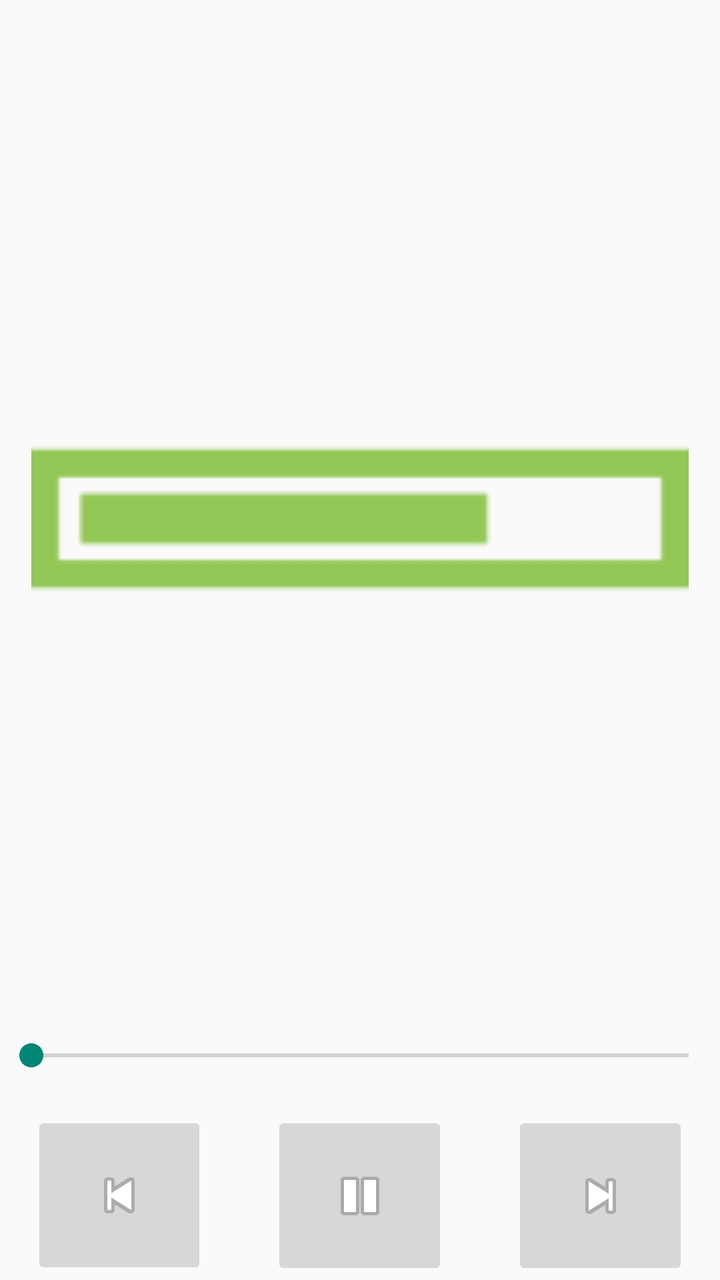
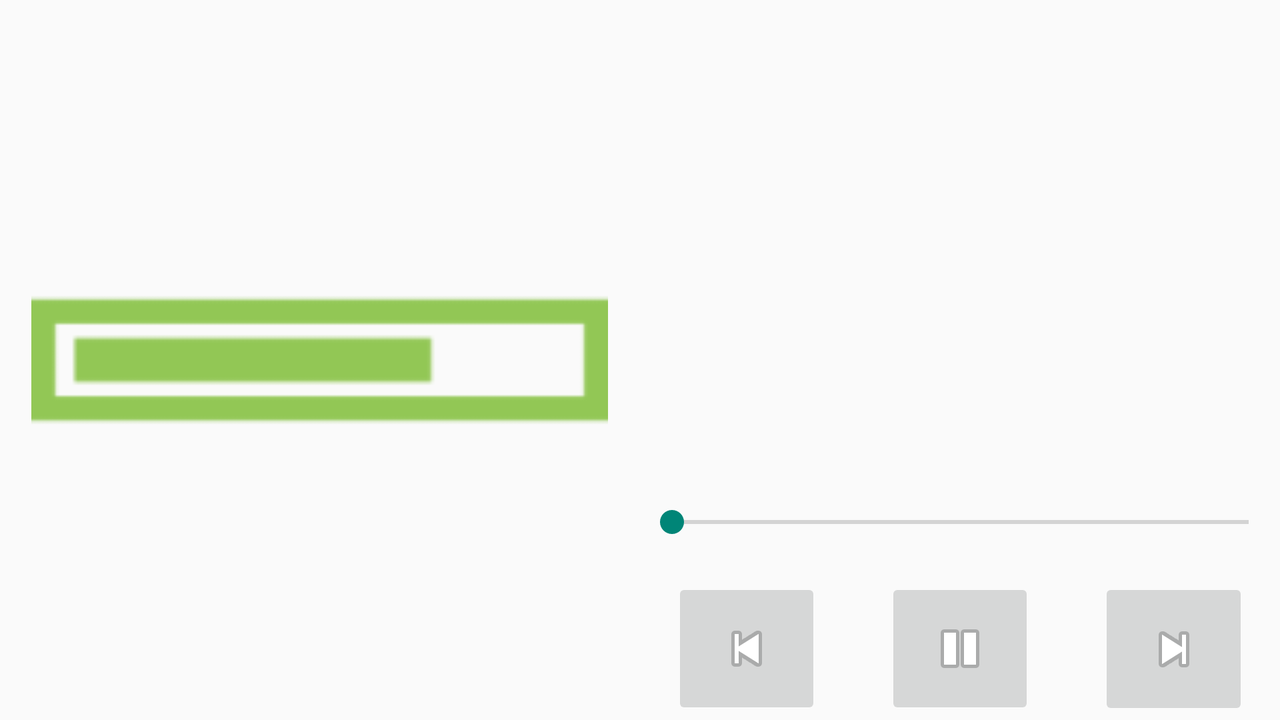

The same Android screen from two of the app's own layout files: first res/layout/ as a phone draws it, then the repository's variant for another configuration, drawn on a device whose configuration selects that folder. Both files follow.
<!-- AndroidManifest.xml: application theme AppTheme -->
<!-- res/layout/fragment_play_track.xml -->
<LinearLayout xmlns:android="http://schemas.android.com/apk/res/android"
              xmlns:tools="http://schemas.android.com/tools"
              android:layout_width="match_parent"
              android:layout_height="match_parent"
              android:orientation="vertical"
              android:paddingBottom="@dimen/activity_vertical_margin"
              android:paddingLeft="@dimen/activity_horizontal_margin"
              android:paddingRight="@dimen/activity_horizontal_margin"
              android:paddingTop="@dimen/activity_vertical_margin"
              tools:context=".PlayTrackActivityFragment">

    <TextView
        android:id="@+id/play_track_artist_and_album"
        android:layout_width="wrap_content"
        android:layout_height="wrap_content"
        android:gravity="center"
        android:layout_gravity="center"/>

    <ImageView
        android:id="@+id/play_track_artwork"
        android:layout_width="match_parent"
        android:layout_height="0dp"
        android:layout_marginLeft="16dp"
        android:layout_marginRight="16dp"
        android:layout_gravity="center"
        android:layout_weight="1"
        android:src="@drawable/ic_loading"
        android:contentDescription="@string/album_artwork"/>

    <TextView
        android:id="@+id/play_track_name"
        android:layout_width="wrap_content"
        android:layout_height="wrap_content"
        android:gravity="center"
        android:layout_gravity="center"/>

    <SeekBar
        android:id="@+id/play_track_seekbar"
        android:layout_width="match_parent"
        android:layout_height="wrap_content"
        android:layout_gravity="center"/>

    <LinearLayout
        android:layout_width="match_parent"
        android:layout_height="wrap_content"
        android:orientation="horizontal">

        <TextView
            android:id="@+id/play_track_current_time"
            android:layout_width="0dp"
            android:layout_height="wrap_content"
            android:layout_weight="1"
            android:gravity="start|center_vertical"/>

        <TextView
            android:id="@+id/play_track_total_time"
            android:layout_width="0dp"
            android:layout_height="wrap_content"
            android:layout_weight="1"
            android:gravity="end|center_vertical"/>

    </LinearLayout>

    <LinearLayout
        android:layout_width="match_parent"
        android:layout_height="wrap_content"
        android:orientation="horizontal">

        <ImageButton
            android:id="@+id/bt_media_previous"
            android:layout_width="0dp"
            android:layout_height="wrap_content"
            android:layout_weight="1"
            android:adjustViewBounds="true"
            android:layout_marginLeft="16dp"
            android:layout_marginRight="16dp"
            android:src="@android:drawable/ic_media_previous"
            android:contentDescription="@string/previous"/>

        <ImageButton
            android:id="@+id/bt_media_play_pause"
            android:layout_width="0dp"
            android:layout_height="wrap_content"
            android:layout_weight="1"
            android:adjustViewBounds="true"
            android:layout_marginLeft="16dp"
            android:layout_marginRight="16dp"
            android:src="@android:drawable/ic_media_pause"
            android:contentDescription="@string/play_pause"
            android:tag="pause"/>

        <ImageButton
            android:id="@+id/bt_media_next"
            android:layout_width="0dp"
            android:layout_height="wrap_content"
            android:layout_weight="1"
            android:adjustViewBounds="true"
            android:layout_marginLeft="16dp"
            android:layout_marginRight="16dp"
            android:src="@android:drawable/ic_media_next"
            android:contentDescription="@string/next"/>

    </LinearLayout>
</LinearLayout>
<!-- resources referenced by this layout -->
<resources>
  <!-- drawable ic_loading: png bitmap (drawable-hdpi, 279 bytes) -->
  <string name="album_artwork">Album artwork</string>
  <string name="next">next</string>
  <string name="play_pause">play/pause</string>
  <string name="previous">Previous</string>
  <style name="AppTheme" parent="Theme.AppCompat.Light.DarkActionBar">
          
      </style>
</resources>
<!-- res/layout-land/fragment_play_track.xml (the repository's variant of the layout above) -->
<!-- drawn on the phone turned sideways -->
<LinearLayout xmlns:android="http://schemas.android.com/apk/res/android"
              xmlns:tools="http://schemas.android.com/tools"
              android:layout_width="match_parent"
              android:layout_height="match_parent"
              android:orientation="horizontal"
              android:paddingBottom="@dimen/activity_vertical_margin"
              android:paddingLeft="@dimen/activity_horizontal_margin"
              android:paddingRight="@dimen/activity_horizontal_margin"
              android:paddingTop="@dimen/activity_vertical_margin"
              tools:context=".PlayTrackActivityFragment">

    <ImageView
        android:id="@+id/play_track_artwork"
        android:layout_width="match_parent"
        android:layout_height="match_parent"
        android:layout_gravity="center"
        android:layout_marginLeft="16dp"
        android:layout_marginRight="16dp"
        android:layout_weight="1"
        android:src="@drawable/ic_loading"
        android:contentDescription="@string/album_artwork"/>

    <RelativeLayout
        android:layout_width="match_parent"
        android:layout_height="match_parent"
        android:layout_weight="1"
        android:orientation="vertical">

        <LinearLayout
            android:id="@+id/controls_row"
            android:layout_width="match_parent"
            android:layout_height="wrap_content"
            android:orientation="horizontal"
            android:layout_alignParentBottom="true">

            <ImageButton
                android:id="@+id/bt_media_previous"
                android:layout_width="0dp"
                android:layout_height="wrap_content"
                android:layout_marginLeft="16dp"
                android:layout_marginRight="16dp"
                android:layout_weight="1"
                android:adjustViewBounds="true"
                android:src="@android:drawable/ic_media_previous"
                android:contentDescription="@string/previous"/>

            <ImageButton
                android:id="@+id/bt_media_play_pause"
                android:layout_width="0dp"
                android:layout_height="wrap_content"
                android:layout_marginLeft="16dp"
                android:layout_marginRight="16dp"
                android:layout_weight="1"
                android:adjustViewBounds="true"
                android:src="@android:drawable/ic_media_pause"
                android:tag="pause"
                android:contentDescription="@string/play_pause"/>

            <ImageButton
                android:id="@+id/bt_media_next"
                android:layout_width="0dp"
                android:layout_height="wrap_content"
                android:layout_marginLeft="16dp"
                android:layout_marginRight="16dp"
                android:layout_weight="1"
                android:adjustViewBounds="true"
                android:src="@android:drawable/ic_media_next"
                android:contentDescription="@string/next"/>

        </LinearLayout>

        <LinearLayout
            android:id="@+id/time_row"
            android:layout_width="match_parent"
            android:layout_height="wrap_content"
            android:orientation="horizontal"
            android:layout_above="@id/controls_row">

            <TextView
                android:id="@+id/play_track_current_time"
                android:layout_width="0dp"
                android:layout_height="wrap_content"
                android:layout_weight="1"
                android:gravity="start|center_vertical"/>

            <TextView
                android:id="@+id/play_track_total_time"
                android:layout_width="0dp"
                android:layout_height="wrap_content"
                android:layout_weight="1"
                android:gravity="end|center_vertical"/>

        </LinearLayout>

        <SeekBar
            android:id="@+id/play_track_seekbar"
            android:layout_width="match_parent"
            android:layout_height="wrap_content"
            android:layout_above="@id/time_row"
            android:layout_gravity="center"/>

        <TextView
            android:id="@+id/play_track_name"
            android:layout_width="wrap_content"
            android:layout_height="wrap_content"
            android:layout_above="@id/play_track_seekbar"
            android:layout_centerHorizontal="true"
            android:gravity="center"/>

        <TextView
            android:id="@+id/play_track_artist_and_album"
            android:layout_width="wrap_content"
            android:layout_height="wrap_content"
            android:layout_above="@id/play_track_name"
            android:layout_centerHorizontal="true"
            android:gravity="center"/>

    </RelativeLayout>
</LinearLayout>
